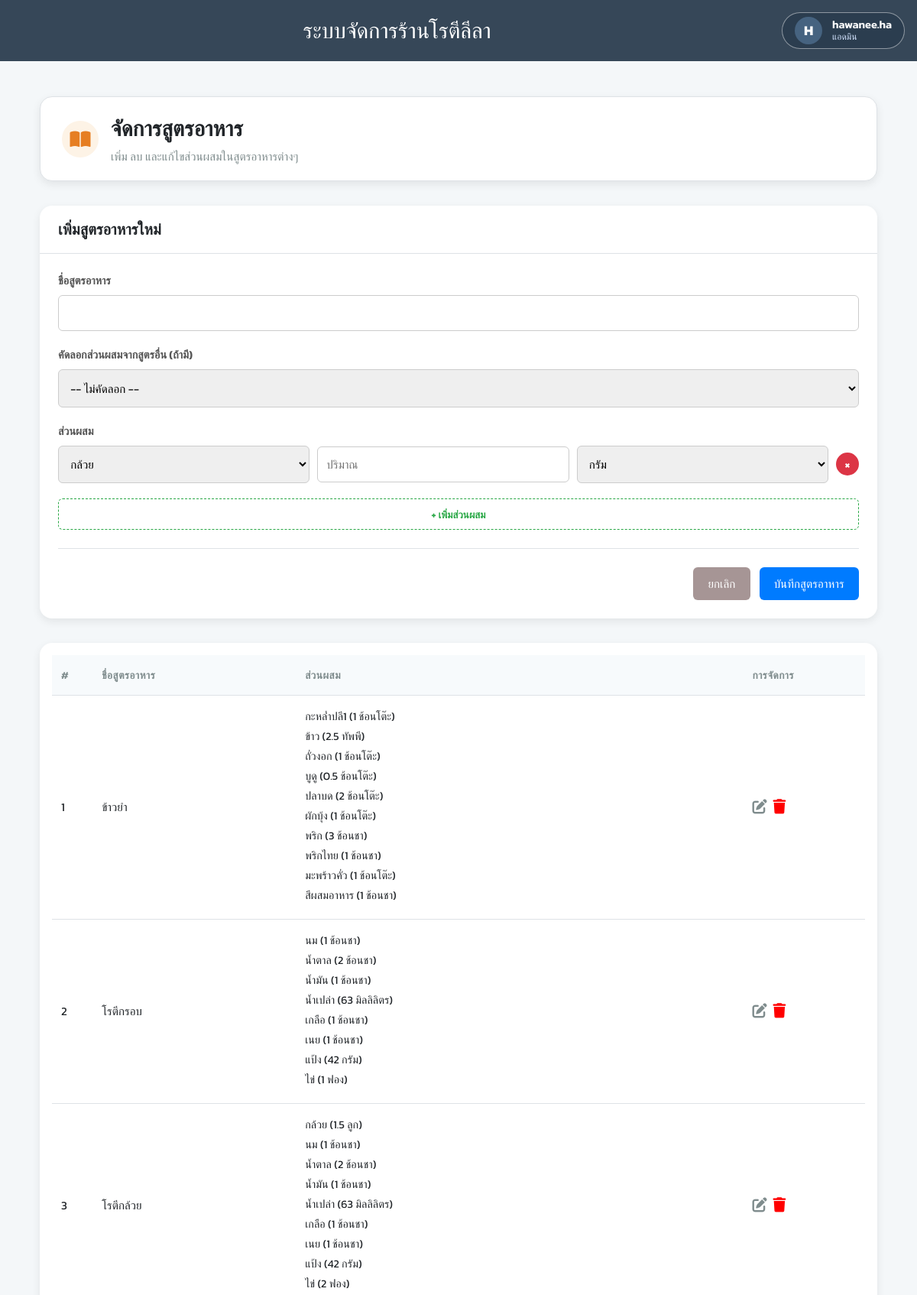
The page /recipe/own.editrecipe.php (signed in, upper part) on the database its author committed.
### tables this page shows
CREATE TABLE `recipes` (
  `Recipes_id` int(3) NOT NULL,
  `Recipes_name` varchar(25) NOT NULL,
  `created_at` datetime NOT NULL DEFAULT current_timestamp(),
  `updated_at` datetime NOT NULL DEFAULT current_timestamp()
);

CREATE TABLE `ingredient` (
  `ingredient_id` int(11) NOT NULL,
  `Recipes_id` int(3) NOT NULL,
  `material_id` int(3) NOT NULL,
  `ingr_quantity` decimal(4,2) NOT NULL,
  `Unit_id` int(3) NOT NULL,
  `created_at` datetime NOT NULL DEFAULT current_timestamp(),
  `updated_at` datetime NOT NULL DEFAULT current_timestamp()
);

CREATE TABLE `material` (
  `material_id` int(3) NOT NULL,
  `material_name` varchar(25) NOT NULL,
  `material_quantity` decimal(7,2) NOT NULL,
  `base_quantity` decimal(10,2) NOT NULL COMMENT 'ปริมาณในหน่วยย่อยที่สุด (กรัม, มล., หน่วย)',
  `base_unit` varchar(10) NOT NULL COMMENT 'หน่วยย่อยที่สุด',
  `expiry_date` date DEFAULT NULL,
  `min_stock` decimal(10,2) DEFAULT NULL,
  `max_stock` decimal(10,2) DEFAULT NULL,
  `price_per_unit` decimal(10,2) DEFAULT NULL,
  `supplier` varchar(100) DEFAULT NULL,
  `Unit_id` int(3) NOT NULL,
  `unit_name` varchar(20) NOT NULL,
  `created_at` datetime NOT NULL DEFAULT current_timestamp(),
  `updated_at` datetime NOT NULL DEFAULT current_timestamp()
);

CREATE TABLE `unit` (
  `Unit_id` int(3) NOT NULL,
  `Unit_name` varchar(25) NOT NULL DEFAULT 'กิโลกรัม'
);

### recipe/own.editrecipe.php (the view, shortened to what this page needs)
<?php
include('../data/db_connect.php');
$conn = new mysqli($servername, $username, $password, $dbname);
$conn->set_charset("utf8");
?>
<!DOCTYPE html>
<html lang="th">
<head>
    <link rel="stylesheet" href="../style/recipe.css?v=<?= time() ?>">
    <link rel="stylesheet" href="../style/navnsidebar.css?v=<?= time() ?>">
    <link rel="stylesheet" href="https://cdnjs.cloudflare.com/ajax/libs/font-awesome/6.5.0/css/all.min.css">
</head>
<body>
<?php include('../layout/navbar.php'); ?>
<div class="main-content">
    <div class="im-header">
        <div class="im-header-left">
            <div class="im-header-icon-wrapper" style="color: #e67e22; background-color: #fdf3e6;">
                <i class="fas fa-book-open"></i>
            </div>
            <div>
                <h1 class="im-title">จัดการสูตรอาหาร</h1>
                <p class="im-desc">เพิ่ม ลบ และแก้ไขส่วนผสมในสูตรอาหารต่างๆ</p>
            </div>
        </div>
    </div>
    <div class="form-section" id="recipeFormSection">
        <div class="form-header">
            <h2 id="form-title">เพิ่มสูตรอาหารใหม่</h2>
        </div>
        <form id="recipeForm" method="POST">
            <div class="form-item"><label for="recipes_name">ชื่อสูตรอาหาร</label><input type="text" id="recipes_name" name="recipes_name" class="form-control" required></div>
            <div class="form-item">
                <label for="baseRecipeSelect">คัดลอกส่วนผสมจากสูตรอื่น (ถ้ามี)</label>
                <select id="baseRecipeSelect" class="form-control" onchange="loadBaseRecipe(this.value)">
                    <option value="">-- ไม่คัดลอก --</option>
                </select>
            </div>
            <div class="form-item">
                <label>ส่วนผสม</label>
                <div id="ingredients-container"></div>
                <button type="button" class="btn-add-row" onclick="addIngredientRow()">+ เพิ่มส่วนผสม</button>
            </div>
<div class="form-actions">
    <button type="button" id="resetBtn" class="btn btn-secondary" onclick="resetForm()">ยกเลิก</button>
    <button type="submit" id="submitBtn" class="btn btn-save">บันทึกสูตรอาหาร</button>
</div>
        </form>
    </div>
    <div class="im-table-wrapper">
        <table class="im-table">
            <thead>
                <tr>
                    <th style="width: 5%;">#</th>
                    <th style="width: 25%;">ชื่อสูตรอาหาร</th>
                    <th>ส่วนผสม</th>
                    <th style="width: 15%;">การจัดการ</th>
                </tr>
            </thead>
            <tbody>
            <?php
            $counter = 1;
            $sql_get_recipes = "SELECT Recipes_id, Recipes_name FROM recipes ORDER BY Recipes_name COLLATE utf8mb4_general_ci";
            $recipes_list = $conn->query($sql_get_recipes);
            if ($recipes_list->num_rows > 0) {
                while ($recipe = $recipes_list->fetch_assoc()) {
                    echo "<tr><td>" . $counter . "</td><td>" . htmlspecialchars($recipe['Recipes_name']) . "</td><td>";
                    $sql_get_ingredients = "SELECT m.material_name, i.ingr_quantity, u.Unit_name FROM ingredient i JOIN material m ON i.material_id = m.material_id JOIN unit u ON i.Unit_id = u.Unit_id WHERE i.Recipes_id = " . $recipe['Recipes_id'] . " ORDER BY m.material_name COLLATE utf8mb4_general_ci";
                    $ingredients_list = $conn->query($sql_get_ingredients);
                    if ($ingredients_list->num_rows > 0) {
                        echo "<ul>";
                        while ($ingr = $ingredients_list->fetch_assoc()) { echo "<li>" . htmlspecialchars($ingr['material_name']) . " (" . rtrim(rtrim(number_format($ingr['ingr_quantity'], 2), '0'), '.') . " " . htmlspecialchars($ingr['Unit_name']) . ")</li>"; }
                        echo "</ul>";
                    } else { echo "<i>(ยังไม่มีส่วนผสม)</i>"; }
                    echo "</td><td><button type='button' class='im-action-btn im-edit' title='แก้ไข' onclick='editRecipe(" . $recipe['Recipes_id'] . ")'><i class='fas fa-edit'></i></button><button type='button' class='im-action-btn im-delete' title='ลบ' onclick='openDeletePopup(" . $recipe['Recipes_id'] . ", \"" . htmlspecialchars(addslashes($recipe['Recipes_name'])) . "\")'><i class='fas fa-trash'></i></button></td></tr>";
                    $counter++;
                }
            } else { echo "<tr><td colspan='4' style='text-align:center;'>ยังไม่มีข้อมูลสูตรอาหาร</td></tr>"; }
            ?>
            </tbody>
        </table>
    </div>
</div>
</body>
</html>

### style/recipe.css (style rules this page uses)
:root { --primary-color: #3498db; --primary-hover: #2980b9; --success-color: #27ae60; --warning-color: #f39c12; --danger-color: #e74c3c; --text-dark: #2c3e50; --text-secondary: #7f8c8d; --text-body: #34495e; --bg-color: #f4f7f9; --panel-bg: #ffffff; --border-color: #e0e6ed; --font-family: 'Kanit', sans-serif; --border-radius-md: 12px; --border-radius-lg: 16px; --shadow: 0 4px 12px rgba(0, 0, 0, 0.08); }
* { box-sizing: border-box; margin: 0; padding: 0; }
body, html { font-family: var(--font-family); background-color: var(--bg-color); color: var(--text-body); }
.main-content { max-width: 1200px; margin: 40px auto 0 auto; padding: 24px; margin-top: 100px; }
.im-header { display: flex; align-items: center; justify-content: space-between; background: var(--panel-bg); border-radius: var(--border-radius-lg); box-shadow: var(--shadow); padding: 20px 28px; border: 1px solid var(--border-color); margin-bottom: 2rem; margin-top: 130px; }
.im-header-left { display: flex; align-items: center; gap: 16px; }
.im-header-icon-wrapper { width: 48px; height: 48px; display: flex; align-items: center; justify-content: center; border-radius: 50%; }
.im-header-icon-wrapper i { font-size: 1.5rem; }
.im-title { font-size: 1.75rem; font-weight: 600; color: var(--text-dark); margin-bottom: 4px; }
.im-desc { color: var(--text-secondary); font-size: 0.95rem; margin: 0; }
.form-section { background: var(--panel-bg); border-radius: var(--border-radius-lg); box-shadow: var(--shadow); margin-bottom: 2rem; overflow: hidden; scroll-margin-top: 100px; }
.form-header { padding: 1rem 1.5rem; border-bottom: 1px solid var(--border-color); }
.form-header h2 { font-size: 1.25rem; color: var(--text-dark); margin: 0; }
#recipeForm { padding: 1.5rem; }
.form-item { margin-bottom: 1.25rem; }
.form-item label { display: block; margin-bottom: 0.5rem; font-weight: 600; color: #555; font-size: 0.9rem; }
.form-control { display: block; width: 100%; padding: 0.7rem; border: 1px solid #ccc; border-radius: 6px; font-size: 0.95rem; transition: border-color 0.2s, box-shadow 0.2s; }
.btn-add-row { background: none; border: 1px dashed var(--success-color); color: var(--success-color); padding: 0.6rem 1.2rem; border-radius: 6px; cursor: pointer; font-weight: 600; width: 100%; margin-top: 10px; transition: background-color 0.2s; }
.form-actions { display: flex; gap: 0.75rem; justify-content: flex-end; margin-top: 1.5rem; padding-top: 1.5rem; border-top: 1px solid var(--border-color); }
.btn { padding: 0.6rem 1.2rem; border: none; border-radius: 6px; cursor: pointer; font-weight: 500; font-size: 0.95rem; transition: all 0.2s; }
.btn-save { background-color: var(--primary-color); color: white; }
.btn-secondary { background-color: #a69595; color: white; }
.fa-trash:before { content: "\f1f8"; color: red; }
.im-table-wrapper { background: var(--panel-bg); border-radius: var(--border-radius-lg); box-shadow: var(--shadow); padding: 1rem; margin-top: 2rem; }
.im-table { width: 100%; border-collapse: collapse; font-size: 0.95rem; }
.im-table th, .im-table td { padding: 1rem 0.75rem; text-align: left; border-bottom: 1px solid var(--border-color); }
.im-table thead th { background: #f7fafc; color: var(--text-secondary); font-size: 0.85rem; font-weight: 600; letter-spacing: 0.5px; text-transform: uppercase; }
.im-table td ul { list-style: none; padding: 0; margin: 0; }
.im-table td ul li { margin-bottom: 4px; font-size: 0.9rem; }
.im-action-btn { background: none; border: none; cursor: pointer; font-size: 1.2rem; margin-right: 8px; color: var(--text-secondary); transition: color 0.2s; }

### style/navnsidebar.css (style rules this page uses)
* { margin: 0; padding: 0; box-sizing: border-box; }
:root { --primary-color: #007bff; --success-color: #28a745; --danger-color: #dc3545; --light-bg: #f8f9fa; --border-color: #dee2e6; --text-dark: #212529; --text-muted: #6c757d; --body-bg: #f4f7f9; }
body { font-family: 'Kanit', sans-serif; background-color: var(--body-bg); min-height: 100vh; padding: 20px; color: var(--text-dark); }
input, button, select, textarea { font-family: 'Kanit', sans-serif; }
.main-content { margin-top: -56px; padding: 2rem; transition: margin-left 0.3s ease; }

### rows shown on the page
recipes: Recipes_name "ข้าวยำ"
ingredient: material.material_name "กะหล่ำปลี1", ingr_quantity "1", Unit.Unit_name "ช้อนโต๊ะ"
ingredient: material.material_name "ข้าว", ingr_quantity "2.5", Unit.Unit_name "ทัพพี"
ingredient: material.material_name "ถั่วงอก", ingr_quantity "1", Unit.Unit_name "ช้อนโต๊ะ"
ingredient: material.material_name "บูดู", ingr_quantity "0.5", Unit.Unit_name "ช้อนโต๊ะ"
ingredient: material.material_name "ปลาบด", ingr_quantity "2", Unit.Unit_name "ช้อนโต๊ะ"
ingredient: material.material_name "ผักบุ้ง", ingr_quantity "1", Unit.Unit_name "ช้อนโต๊ะ"
ingredient: material.material_name "พริก", ingr_quantity "3", Unit.Unit_name "ช้อนชา"
ingredient: material.material_name "พริกไทย", ingr_quantity "1", Unit.Unit_name "ช้อนชา"
ingredient: material.material_name "มะพร้าวคั่ว", ingr_quantity "1", Unit.Unit_name "ช้อนโต๊ะ"
ingredient: material.material_name "สีผสมอาหาร", ingr_quantity "1", Unit.Unit_name "ช้อนชา"
recipes: Recipes_name "โรตีกรอบ"
ingredient: material.material_name "นม", ingr_quantity "1", Unit.Unit_name "ช้อนชา"
ingredient: material.material_name "น้ำตาล", ingr_quantity "2", Unit.Unit_name "ช้อนชา"
ingredient: material.material_name "น้ำมัน", ingr_quantity "1", Unit.Unit_name "ช้อนชา"
ingredient: material.material_name "น้ำเปล่า", ingr_quantity "63", Unit.Unit_name "มิลลิลิตร"
ingredient: material.material_name "เกลือ", ingr_quantity "1", Unit.Unit_name "ช้อนชา"
ingredient: material.material_name "เนย", ingr_quantity "1", Unit.Unit_name "ช้อนชา"
ingredient: material.material_name "แป้ง", ingr_quantity "42", Unit.Unit_name "กรัม"
ingredient: material.material_name "ไข่", ingr_quantity "1", Unit.Unit_name "ฟอง"
recipes: Recipes_name "โรตีกล้วย"
ingredient: material.material_name "กล้วย", ingr_quantity "1.5", Unit.Unit_name "ลูก"
ingredient: material.material_name "นม", ingr_quantity "1", Unit.Unit_name "ช้อนชา"
ingredient: material.material_name "น้ำตาล", ingr_quantity "2", Unit.Unit_name "ช้อนชา"
ingredient: material.material_name "น้ำมัน", ingr_quantity "1", Unit.Unit_name "ช้อนชา"
ingredient: material.material_name "น้ำเปล่า", ingr_quantity "63", Unit.Unit_name "มิลลิลิตร"
ingredient: material.material_name "เกลือ", ingr_quantity "1", Unit.Unit_name "ช้อนชา"
ingredient: material.material_name "เนย", ingr_quantity "1", Unit.Unit_name "ช้อนชา"
ingredient: material.material_name "แป้ง", ingr_quantity "42", Unit.Unit_name "กรัม"
ingredient: material.material_name "ไข่", ingr_quantity "2", Unit.Unit_name "ฟอง"

### other values the page prints
$firstChar "H"
$username "hawanee.ha"
$roleDisplay "แอดมิน"
